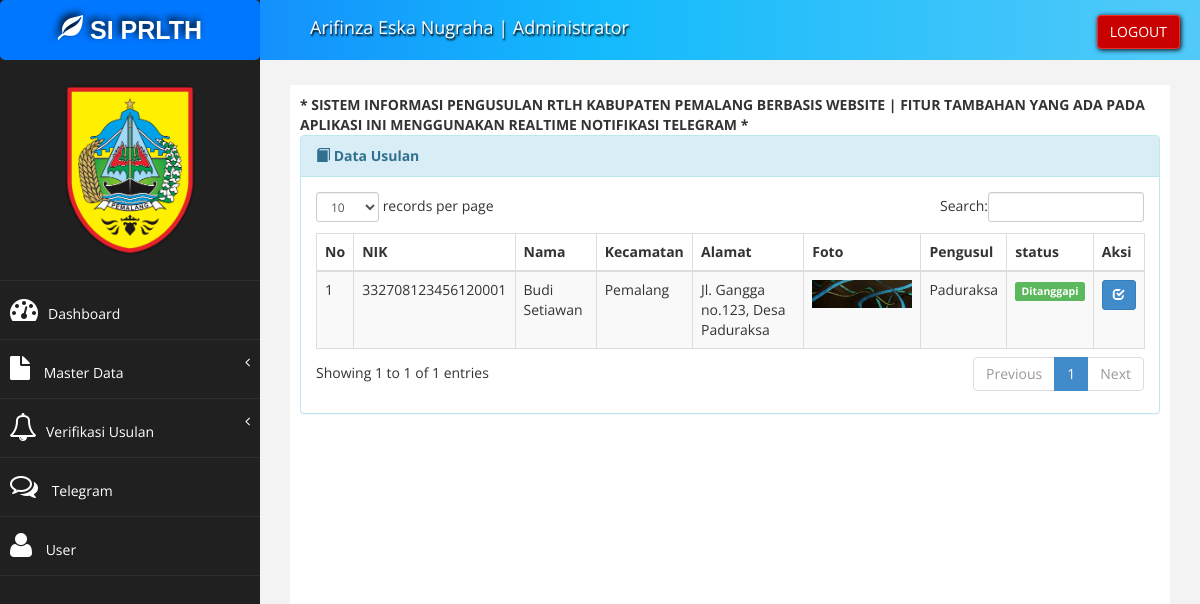
Screenshot of /index?page=aduan_admin_tanggap (signed in) with the database file from the repository.
### tables this page shows
CREATE TABLE `tb_usulan` (
  `id_pengaduan` int(11) NOT NULL,
  `nama_pengusul` varchar(100) NOT NULL,
  `kecamatan` int(11) NOT NULL,
  `desa` varchar(100) NOT NULL,
  `nik` text NOT NULL,
  `foto` varchar(300) NOT NULL,
  `waktu_aduan` datetime NOT NULL DEFAULT current_timestamp(),
  `status` varchar(20) NOT NULL DEFAULT 'Proses',
  `author` varchar(50) NOT NULL
);

CREATE TABLE `tb_kecamatan` (
  `id_kecamatan` int(11) NOT NULL,
  `kecamatan` varchar(30) NOT NULL
);

CREATE TABLE `tb_pengusul` (
  `id_desa` varchar(50) NOT NULL,
  `nama_desa` varchar(30) NOT NULL,
  `email` varchar(30) NOT NULL,
  `no_hp` varchar(15) NOT NULL,
  `alamat` text NOT NULL
);

### admin/aduan/adu_tanggap.php (the view)
<div class="panel panel-info">
  <div class="panel-heading">
    <i class="glyphicon glyphicon-book"></i>
    <b>Data Usulan</b>
  </div>
  <div class="panel-body">
    <div class="table-responsive">
      <table class="table table-striped table-bordered table-hover" id="dataTables-example">
        <thead>
          <tr>
            <th>No</th>
            <th>NIK</th>
            <th>Nama</th>
            <th>Kecamatan</th>
            <th>Alamat</th>
            <th>Foto</th>
            <th>Pengusul</th>
            <th>status</th>
            <th>Aksi</th>
          </tr>
        </thead>
        <tbody>
          <?php
          $no = 1;
          $sql = $koneksi->query("select a.id_pengaduan, a.nama_pengusul, a.desa, a.foto, a.status, j.kecamatan, p.nama_desa, a.nik
						from tb_usulan a join tb_kecamatan j on a.kecamatan=j.id_kecamatan
						join tb_pengusul p on a.author=p.id_desa where status='Tanggapi'");
          while ($data = $sql->fetch_assoc()) {
          ?>
            <tr>
              <td>
                <?php echo $no++; ?>
              </td>
              <td>
                <?php echo $data['nik']; ?>
              </td>
              <td>
                <?php echo $data['nama_pengusul']; ?>
              </td>
              <td>
                <?php echo $data['kecamatan']; ?>
              </td>
              <td>
                <?php echo $data['desa']; ?>
              </td>
              <td>
                <img src="foto/<?php echo $data['foto']; ?>" width="100px" />
              </td>
              <td>
                <?php echo $data['nama_desa']; ?>
              </td>
              <td>
                <?php $stt = $data['status']  ?>
                <?php if ($stt == 'Proses') { ?>
                  <span class="label label-warning">Proses</span>
                <?php } elseif ($stt == 'Tanggapi') { ?>
                  <span class="label label-success">Ditanggapi</span>
                <?php } else { ?>
                  <span class="label label-primary">Selesai</span>
              </td>
            <?php } ?>
            <td>
              <a href="?page=aduan_kelola&kode=<?php echo $data['id_pengaduan']; ?>" title="Tanggapi" class="btn btn-primary btn-sm">
                <i class="glyphicon glyphicon-check"></i>
              </a>
            </td>
            </tr>
          <?php
          }
          ?>
        </tbody>
    </div>
  </div>
</div>

### assets/css/style.css (style rules this page uses)
body { font-family: "Open Sans", sans-serif; }

### rows the page displays
tb_usulan: nik "332708123456120001", nama_pengusul "Budi Setiawan", kecamatan.kecamatan "Pemalang", desa "Jl. Gangga no.123, Desa Paduraksa", foto (picture), author.nama_desa "Paduraksa", status "Ditanggapi"

### other values shown
$data_nama "Arifinza Eska Nugraha"
$data_level "Administrator"
